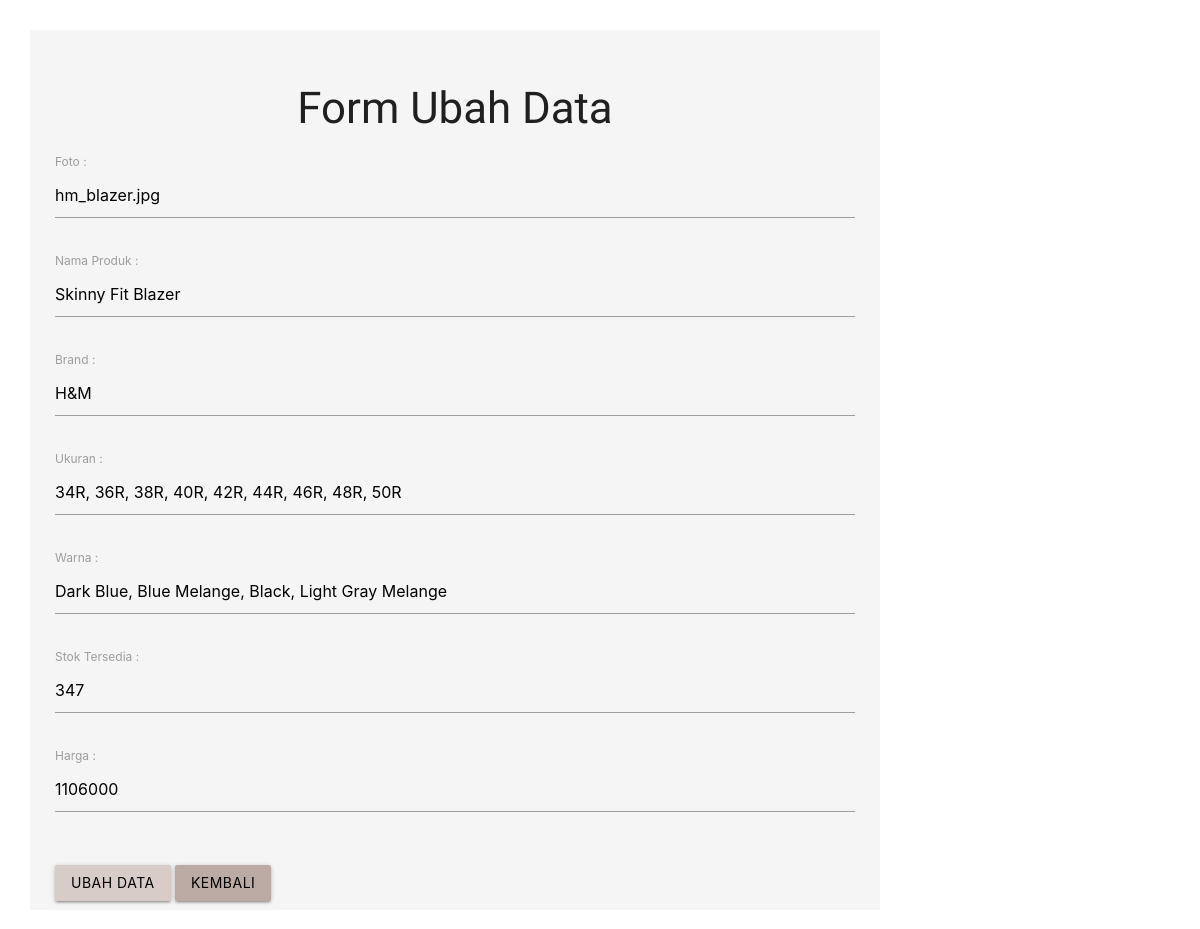
The app's page /latihan7a/php/ubah.php?id=1 with its own data.
### tables this page shows
CREATE TABLE IF NOT EXISTS `pakaian` (
  `id` int(11) NOT NULL,
  `foto` varchar(50) DEFAULT NULL,
  `nama_produk` varchar(50) DEFAULT NULL,
  `brand` varchar(50) DEFAULT NULL,
  `ukuran` varchar(50) DEFAULT NULL,
  `warna` varchar(50) DEFAULT NULL,
  `stok_tersedia` int(10) DEFAULT NULL,
  `harga` int(20) DEFAULT NULL
);

### latihan7a/php/functions.php (called while the page is built, shortened)
<?php
function koneksi()
{
    $conn = mysqli_connect("localhost", "root", "") or die("koneksi ke DB gagal");
    mysqli_select_db($conn, "tubes_193040055") or die("Database salah!");
    return $conn;
}
function query($sql)
{
    $conn = koneksi();
    $result = mysqli_query($conn, "$sql");
    $rows = [];
    while ($row = mysqli_fetch_assoc($result)) {
        $rows[] = $row;
    }
    return $rows;
}

### latihan7a/php/ubah.php (the view, shortened to what this page needs)
<?php
require 'functions.php';
$id = $_GET['id'];
$p = query("SELECT * FROM pakaian WHERE id = $id")[0];
?>
<!DOCTYPE html>
<html lang="en">
<head>
  <link type="text/css" rel="stylesheet" href="../css/materialize.min.css" media="screen,projection" />
  <link rel="stylesheet" type="text/css" href="../css/style.css">
</head>
<body>
  <div class="ubah">
    <h3 class="center">Form Ubah Data</h3>
    <form action="" method="post">
      <ul>
        <li>
          <label for="foto"> Foto : </label><br>
          <input type="text" name="foto" id="foto" required value="<?= $p['foto']; ?>"><br><br>
        </li>
        <li>
          <label for="nama"> Nama Produk : </label><br>
          <input type="text" name="nama" id="nama" required value="<?= $p['nama_produk']; ?>"><br><br>
        </li>
        <li>
          <label for="brand"> Brand : </label><br>
          <input type="text" name="brand" id="brand" required value="<?= $p['brand']; ?>"><br><br>
        </li>
        <li>
          <label for="ukuran"> Ukuran : </label><br>
          <input type="text" name="ukuran" id="ukuran" required value="<?= $p['ukuran']; ?>"><br><br>
        </li>
        <li>
          <label for="warna"> Warna : </label><br>
          <input type="text" name="warna" id="warna" required value="<?= $p['warna']; ?>"><br><br>
        </li>
        <li>
          <label for="stok"> Stok Tersedia : </label><br>
          <input type="text" name="stok" id="stok" required value="<?= $p['stok_tersedia']; ?>"><br><br>
        </li>
        <li>
          <label for="harga"> Harga : </label><br>
          <input type="text" name="harga" id="harga" required value="<?= $p['harga']; ?>"><br><br>
        </li>
        <br>
        <button type="submit" name="ubah" class="btn brown lighten-4" style="text-decoration: none; color: black;">Ubah Data</button>
        <button type="submit" class="btn brown lighten-3">
          <a href="admin.php" style="text-decoration: none; color: black;">Kembali</a>
        </button>
      </ul>
    </form>
  </div>
</body>
</html>

### latihan7a/css/style.css (style rules this page uses)
.ubah { background-color: #f5f5f5; height: 880px; width: 850px; padding: 25px; margin: 30px; }
.ubah h3 { font-family: Kaushan Script; }

### records on screen
pakaian: foto "hm_blazer.jpg", nama "Skinny Fit Blazer", brand "H&M", ukuran "34R, 36R, 38R, 40R, 42R, 44R, 46R, 48R, 50R", warna "Dark Blue, Blue Melange, Black, Light Gray Melange", stok "347", harga "1106000"
